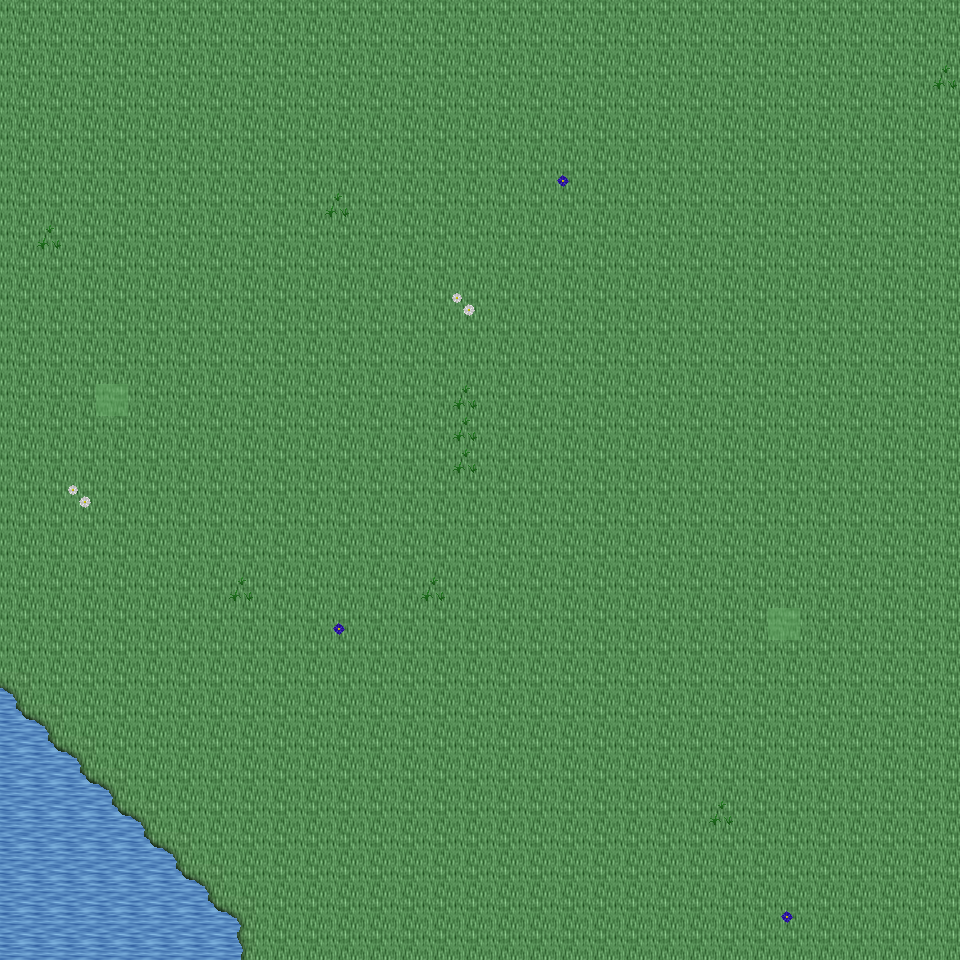

The image is a tile-based game level rendered from a .tmx file. Its description and source (layers, tilesets, objects; grid data summarised) follow:
An orthogonal 30x30 tile map with 32x32 px tiles, 6 tile layers (Ground, Object, Object2, Above, ...), 33 tilesets and 3 objects (3x mapExit).

<map version="1.0" orientation="orthogonal" renderorder="right-down" width="30" height="30" tilewidth="32" tileheight="32" nextobjectid="4">
  <tileset firstgid="1" name="tileset_ground_ground" tilewidth="32" tileheight="32" tilecount="33" columns="3">
    <image source="../drawable/tileset_ground_ground.png" width="96" height="352" />
  </tileset>
  <tileset firstgid="34" name="tileset_ground_ice_ice" tilewidth="32" tileheight="32" tilecount="3" columns="3">
    <image source="../drawable/tileset_ground_ice_ice.png" width="96" height="32" />
  </tileset>
  <tileset firstgid="37" name="tileset_ground_water_pool" tilewidth="32" tileheight="32" tilecount="72" columns="3">
    <image source="../drawable/tileset_ground_water_pool.png" width="96" height="768" />
  </tileset>
  <tileset firstgid="109" name="tileset_ground_grass_edges" tilewidth="32" tileheight="32" tilecount="36" columns="12">
    <image source="../drawable/tileset_ground_grass_edges.png" width="384" height="96" />
  </tileset>
  <tileset firstgid="145" name="tileset_ground_ridge_ice_2" tilewidth="32" tileheight="32" tilecount="42" columns="7">
    <image source="../drawable/tileset_ground_ridge_ice_2.png" width="224" height="192" />
  </tileset>
  <tileset firstgid="187" name="tileset_ground_ridge_earth_dark" tilewidth="32" tileheight="32" tilecount="96" columns="12">
    <image source="../drawable/tileset_ground_ridge_earth_dark.png" width="384" height="256" />
  </tileset>
  <tileset firstgid="283" name="tileset_ground_rock_pebbles" tilewidth="32" tileheight="32" tilecount="3" columns="1">
    <image source="../drawable/tileset_ground_rock_pebbles.png" width="32" height="96" />
  </tileset>
  <tileset firstgid="286" name="tileset_plant_grasses" tilewidth="32" tileheight="32" tilecount="6" columns="3">
    <image source="../drawable/tileset_plant_grasses.png" width="96" height="64" />
  </tileset>
  <tileset firstgid="292" name="tileset_plant_bush_bushes" tilewidth="32" tileheight="32" tilecount="10" columns="5">
    <image source="../drawable/tileset_plant_bush_bushes.png" width="160" height="64" />
  </tileset>
  <tileset firstgid="302" name="tileset_ground_cobbled_paving" tilewidth="32" tileheight="32" tilecount="1" columns="1">
    <image source="../drawable/tileset_ground_cobbled_paving.png" width="32" height="32" />
  </tileset>
  <tileset firstgid="303" name="tileset_ground_grass_corners" tilewidth="32" tileheight="32" tilecount="24" columns="6">
    <image source="../drawable/tileset_ground_grass_corners.png" width="192" height="128" />
  </tileset>
  <tileset firstgid="327" name="tileset_plant_flower_daisy_white" tilewidth="32" tileheight="32" tilecount="8" columns="2">
    <image source="../drawable/tileset_plant_flower_daisy_white.png" width="64" height="128" />
  </tileset>
  <tileset firstgid="335" name="tileset_plant_flower_daisy_blue" tilewidth="32" tileheight="32" tilecount="8" columns="2">
    <image source="../drawable/tileset_plant_flower_daisy_blue.png" width="64" height="128" />
  </tileset>
  <tileset firstgid="343" name="tileset_item_armor_sword_rack" tilewidth="32" tileheight="32" tilecount="4" columns="2">
    <image source="../drawable/tileset_item_armor_sword_rack.png" width="64" height="64" />
  </tileset>
  <tileset firstgid="347" name="tileset_plant_stump_small_stump" tilewidth="32" tileheight="32" tilecount="4" columns="2">
    <image source="../drawable/tileset_plant_stump_small_stump.png" width="64" height="64" />
  </tileset>
  <tileset firstgid="351" name="tileset_item_postbox" tilewidth="32" tileheight="32" tilecount="4" columns="2">
    <image source="../drawable/tileset_item_postbox.png" width="64" height="64" />
  </tileset>
  <tileset firstgid="355" name="tileset_item_armor_weapons_rack" tilewidth="32" tileheight="32" tilecount="18" columns="9">
    <image source="../drawable/tileset_item_armor_weapons_rack.png" width="288" height="64" />
  </tileset>
  <tileset firstgid="373" name="tileset_item_pot_pot_golden_centred" tilewidth="32" tileheight="32" tilecount="3" columns="3">
    <image source="../drawable/tileset_item_pot_pot_golden_centred.png" width="96" height="32" />
  </tileset>
  <tileset firstgid="376" name="tileset_logic_creature_orc" tilewidth="32" tileheight="32" tilecount="6" columns="6">
    <image source="../drawable/tileset_logic_creature_orc.png" width="192" height="32" />
  </tileset>
  <tileset firstgid="382" name="tileset_logic_creature_animal" tilewidth="32" tileheight="32" tilecount="32" columns="8">
    <image source="../drawable/tileset_logic_creature_animal.png" width="256" height="128" />
  </tileset>
  <tileset firstgid="414" name="tileset_logic_creature_gnome" tilewidth="32" tileheight="32" tilecount="6" columns="6">
    <image source="../drawable/tileset_logic_creature_gnome.png" width="192" height="32" />
  </tileset>
  <tileset firstgid="420" name="tileset_logic_portal" tilewidth="32" tileheight="32" tilecount="24" columns="8">
    <image source="../drawable/tileset_logic_portal.png" width="256" height="96" />
  </tileset>
  <tileset firstgid="444" name="tileset_logic_collision" tilewidth="32" tileheight="32" tilecount="1" columns="1">
    <image source="../drawable/tileset_logic_collision.png" width="32" height="32" />
  </tileset>
  <tileset firstgid="445" name="tileset_logic_creature_frogman" tilewidth="32" tileheight="32" tilecount="3" columns="3">
    <image source="../drawable/tileset_logic_creature_frogman.png" width="96" height="32" />
  </tileset>
  <tileset firstgid="448" name="tileset_ground_water_swamp_water" tilewidth="32" tileheight="32" tilecount="33" columns="3">
    <image source="../drawable/tileset_ground_water_swamp_water.png" width="96" height="352" />
  </tileset>
  <tileset firstgid="481" name="tileset_plant_grasses_swamp" tilewidth="32" tileheight="32" tilecount="42" columns="6">
    <image source="../drawable/tileset_plant_grasses_swamp.png" width="192" height="224" />
  </tileset>
  <tileset firstgid="523" name="tileset_plant_stump_hollow_logs" tilewidth="32" tileheight="32" tilecount="6" columns="3">
    <image source="../drawable/tileset_plant_stump_hollow_logs.png" width="96" height="64" />
  </tileset>
  <tileset firstgid="529" name="tileset_plant_tree_tree_darkgreen" tilewidth="32" tileheight="32" tilecount="88" columns="8">
    <image source="../drawable/tileset_plant_tree_tree_darkgreen.png" width="256" height="352" />
  </tileset>
  <tileset firstgid="617" name="tileset_plant_tree_dead_tree_3" tilewidth="32" tileheight="32" tilecount="16" columns="4">
    <image source="../drawable/tileset_plant_tree_dead_tree_3.png" width="128" height="128" />
  </tileset>
  <tileset firstgid="633" name="tileset_building_chimney_smoke" tilewidth="32" tileheight="32" tilecount="40" columns="4">
    <image source="../drawable/tileset_building_chimney_smoke.png" width="128" height="320" />
  </tileset>
  <tileset firstgid="673" name="tileset_building_huts" tilewidth="32" tileheight="32" tilecount="338" columns="26">
    <image source="../drawable/tileset_building_huts.png" width="832" height="416" />
  </tileset>
  <tileset firstgid="1011" name="tileset_logic_creature_fowl" tilewidth="32" tileheight="32" tilecount="6" columns="6">
    <image source="../drawable/tileset_logic_creature_fowl.png" width="192" height="32" />
  </tileset>
  <tileset firstgid="1017" name="tileset_logic_creature_elemental" tilewidth="32" tileheight="32" tilecount="16" columns="8">
    <image source="../drawable/tileset_logic_creature_elemental.png" width="256" height="64" />
  </tileset>
  <layer name="Ground" width="30" height="30">
    <data>[900 cells, 900 non-empty, 2 distinct tile ids]</data>
  </layer>
  <layer name="Object" width="30" height="30">
    <data>[900 cells, 27 non-empty, 5 distinct tile ids]</data>
  </layer>
  <layer name="Object2" width="30" height="30">
    <data>[900 cells, 5 non-empty, 2 distinct tile ids]</data>
  </layer>
  <layer name="Above" width="30" height="30">
    <data>[900 cells, 0 non-empty, 0 distinct tile ids]</data>
  </layer>
  <layer name="Above2" width="30" height="30">
    <data>[900 cells, 0 non-empty, 0 distinct tile ids]</data>
  </layer>
  <layer name="Walkable" width="30" height="30">
    <data>[900 cells, 2 non-empty, 1 distinct tile ids]</data>
  </layer>
  <objectgroup name="MapEvents">
    <object id="1" name="south" type="mapExit" x="0" y="928" width="960" height="32">
      <properties>
        <property name="map" value="level_0_x190_y43" />
        <property name="x" value="0" />
        <property name="y" value="1" />
      </properties>
    </object>
    <object id="2" name="west" type="mapExit" x="0" y="0" width="32" height="960">
      <properties>
        <property name="map" value="level_0_x189_y42" />
        <property name="x" value="28" />
        <property name="y" value="0" />
      </properties>
    </object>
    <object id="3" name="east" type="mapExit" x="928" y="0" width="32" height="960">
      <properties>
        <property name="map" value="level_0_x191_y42" />
        <property name="x" value="1" />
        <property name="y" value="0" />
      </properties>
    </object>
  </objectgroup>
</map>
